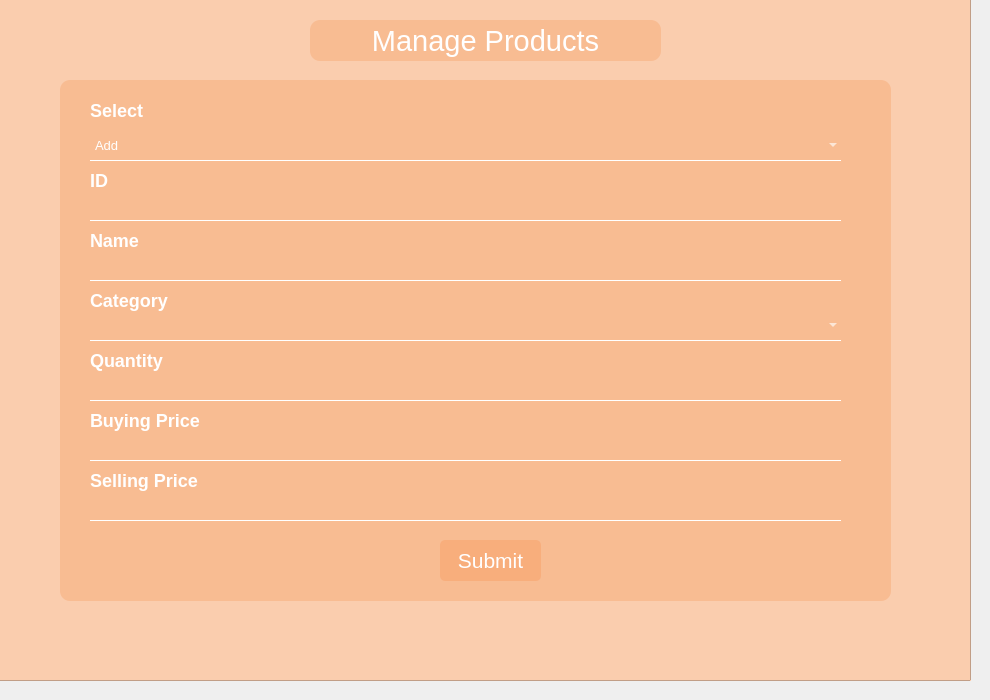
   <widget class="QWidget" name="tab_2">
    <attribute name="title">
     <string>Manage Products</string>
    </attribute>
    <widget class="QFrame" name="addproductFrame">
     <property name="geometry">
      <rect>
       <x>-10</x>
       <y>-10</y>
       <width>981</width>
       <height>691</height>
      </rect>
     </property>
     <property name="styleSheet">
      <string notr="true">#addproductFrame{
background-color: rgb(250,205,174);
}</string>
     </property>
     <property name="frameShape">
      <enum>QFrame::StyledPanel</enum>
     </property>
     <property name="frameShadow">
      <enum>QFrame::Raised</enum>
     </property>
     <widget class="QFrame" name="Product_frame">
      <property name="geometry">
       <rect>
        <x>70</x>
        <y>90</y>
        <width>831</width>
        <height>521</height>
       </rect>
      </property>
      <property name="styleSheet">
       <string notr="true">#Product_frame{
	background-color: rgba(247,170,119,0.5);
	border-radius: 10px;
}
#ID_lbl{
	background-color: transparent;
	font-weight: bold;
	font-size: 18px;
	color: white; 
}
#selectlbl{
	background-color: transparent;
	font-weight: bold;
	font-size: 18px;
	color: white; 
}
#ID_txtbox{
	background-color: transparent;
	border: 5px;
	border-bottom: 1px solid white;
	color: white;
}
#selectcombobox{
	background-color: transparent;
	border: 5px;
	border-bottom: 1px solid white;
	color: white;
}
#name_lbl{
	background-color: transparent;
	font-weight: bold;
	font-size: 18px;
	color: white;
}
#name_txtbox{
	background-color: transparent;
	border: 5px;
	border-bottom: 1px solid white;
	color: white;
}
#cat_combobox{
	background-color: transparent;
	border: 5px;
	border-bottom: 1px solid white;
	color: white;
}
#cat_lbl{
	background-color: transparent;
	font-weight: bold;
	font-size: 18px;
	color: white;
}
#qty_lbl{
	background-color: transparent;
	font-weight: bold;
	font-size: 18px;
	color: white;
}
#qty_txtbox{
	background-color: transparent;
	border: 5px;
	border-bottom: 1px solid white;
	color: white;
}
#buyPrice_lbl{
	background-color: transparent;
	font-weight: bold;
	font-size: 18px;
	color: white;
}
#buyPrice_txtbox{
	background-color: transparent;
	border: 5px;
	border-bottom: 1px solid white;
	color: white;
}
#sellPrice_lbl{
	background-color: transparent;
	font-weight: bold;
	font-size: 18px;
	color: white;
}
#sellPrice_txtbox{
	background-color: transparent;
	border: 5px;
	border-bottom: 1px solid white;
	color: white;
}
</string>
      </property>
      <property name="frameShape">
       <enum>QFrame::StyledPanel</enum>
      </property>
      <property name="frameShadow">
       <enum>QFrame::Raised</enum>
      </property>
      <widget class="QLabel" name="ID_lbl">
       <property name="geometry">
        <rect>
         <x>30</x>
         <y>90</y>
         <width>41</width>
         <height>20</height>
        </rect>
       </property>
       <property name="font">
        <font>
         <pointsize>-1</pointsize>
         <weight>75</weight>
         <bold>true</bold>
        </font>
       </property>
       <property name="styleSheet">
        <string notr="true"/>
       </property>
       <property name="text">
        <string>ID</string>
       </property>
      </widget>
      <widget class="QLineEdit" name="ID_txtbox">
       <property name="geometry">
        <rect>
         <x>30</x>
         <y>110</y>
         <width>751</width>
         <height>31</height>
        </rect>
       </property>
       <property name="font">
        <font>
         <pointsize>10</pointsize>
        </font>
       </property>
       <property name="styleSheet">
        <string notr="true"/>
       </property>
      </widget>
      <widget class="QLabel" name="name_lbl">
       <property name="geometry">
        <rect>
         <x>30</x>
         <y>150</y>
         <width>61</width>
         <height>21</height>
        </rect>
       </property>
       <property name="font">
        <font>
         <pointsize>-1</pointsize>
         <weight>75</weight>
         <bold>true</bold>
        </font>
       </property>
       <property name="text">
        <string>Name</string>
       </property>
      </widget>
      <widget class="QLineEdit" name="name_txtbox">
       <property name="geometry">
        <rect>
         <x>30</x>
         <y>170</y>
         <width>751</width>
         <height>31</height>
        </rect>
       </property>
       <property name="font">
        <font>
         <pointsize>10</pointsize>
        </font>
       </property>
      </widget>
      <widget class="QLabel" name="cat_lbl">
       <property name="geometry">
        <rect>
         <x>30</x>
         <y>210</y>
         <width>81</width>
         <height>21</height>
        </rect>
       </property>
       <property name="font">
        <font>
         <pointsize>-1</pointsize>
         <weight>75</weight>
         <bold>true</bold>
        </font>
       </property>
       <property name="text">
        <string>Category</string>
       </property>
      </widget>
      <widget class="QLabel" name="qty_lbl">
       <property name="geometry">
        <rect>
         <x>30</x>
         <y>270</y>
         <width>81</width>
         <height>21</height>
        </rect>
       </property>
       <property name="font">
        <font>
         <pointsize>-1</pointsize>
         <weight>75</weight>
         <bold>true</bold>
        </font>
       </property>
       <property name="text">
        <string>Quantity</string>
       </property>
      </widget>
      <widget class="QLineEdit" name="qty_txtbox">
       <property name="geometry">
        <rect>
         <x>30</x>
         <y>290</y>
         <width>751</width>
         <height>31</height>
        </rect>
       </property>
       <property name="font">
        <font>
         <pointsize>10</pointsize>
        </font>
       </property>
      </widget>
      <widget class="QLabel" name="buyPrice_lbl">
       <property name="geometry">
        <rect>
         <x>30</x>
         <y>330</y>
         <width>121</width>
         <height>21</height>
        </rect>
       </property>
       <property name="font">
        <font>
         <pointsize>-1</pointsize>
         <weight>75</weight>
         <bold>true</bold>
        </font>
       </property>
       <property name="text">
        <string>Buying Price</string>
       </property>
      </widget>
      <widget class="QLineEdit" name="buyPrice_txtbox">
       <property name="geometry">
        <rect>
         <x>30</x>
         <y>350</y>
         <width>751</width>
         <height>31</height>
        </rect>
       </property>
       <property name="font">
        <font>
         <pointsize>10</pointsize>
        </font>
       </property>
      </widget>
      <widget class="QLabel" name="sellPrice_lbl">
       <property name="geometry">
        <rect>
         <x>30</x>
         <y>390</y>
         <width>111</width>
         <height>21</height>
        </rect>
       </property>
       <property name="font">
        <font>
         <pointsize>-1</pointsize>
         <weight>75</weight>
         <bold>true</bold>
        </font>
       </property>
       <property name="styleSheet">
        <string notr="true"/>
       </property>
       <property name="text">
        <string>Selling Price</string>
       </property>
      </widget>
      <widget class="QLineEdit" name="sellPrice_txtbox">
       <property name="geometry">
        <rect>
         <x>30</x>
         <y>410</y>
         <width>751</width>
         <height>31</height>
        </rect>
       </property>
       <property name="font">
        <font>
         <pointsize>10</pointsize>
        </font>
       </property>
      </widget>
      <widget class="QComboBox" name="cat_combobox">
       <property name="geometry">
        <rect>
         <x>30</x>
         <y>230</y>
         <width>751</width>
         <height>31</height>
        </rect>
       </property>
       <property name="font">
        <font>
         <pointsize>10</pointsize>
        </font>
       </property>
      </widget>
      <widget class="QLabel" name="selectlbl">
       <property name="geometry">
        <rect>
         <x>30</x>
         <y>20</y>
         <width>81</width>
         <height>21</height>
        </rect>
       </property>
       <property name="font">
        <font>
         <pointsize>-1</pointsize>
         <weight>75</weight>
         <bold>true</bold>
        </font>
       </property>
       <property name="text">
        <string>Select</string>
       </property>
      </widget>
      <widget class="QComboBox" name="selectcombobox">
       <property name="geometry">
        <rect>
         <x>30</x>
         <y>50</y>
         <width>751</width>
         <height>31</height>
        </rect>
       </property>
       <property name="font">
        <font>
         <pointsize>10</pointsize>
        </font>
       </property>
       <item>
        <property name="text">
         <string>Add</string>
        </property>
       </item>
       <item>
        <property name="text">
         <string>Update</string>
        </property>
       </item>
       <item>
        <property name="text">
         <string>Delete</string>
        </property>
       </item>
      </widget>
      <widget class="QPushButton" name="submitBtn">
       <property name="geometry">
        <rect>
         <x>380</x>
         <y>460</y>
         <width>101</width>
         <height>41</height>
        </rect>
       </property>
       <property name="font">
        <font>
         <pointsize>16</pointsize>
        </font>
       </property>
       <property name="styleSheet">
        <string notr="true">#submitBtn{
	background-color: rgba(247,170,119,0.8);
	color: white;
	border-radius: 5px;
}
#submitBtn:hover{
	background-color: rgb(244,143,77);
	color: rgb(255, 255, 255);
	border: 1px solid white;
	border-radius: 5px
}</string>
       </property>
       <property name="text">
        <string>Submit</string>
       </property>
      </widget>
     </widget>
     <widget class="QLabel" name="label_3">
      <property name="geometry">
       <rect>
        <x>320</x>
        <y>30</y>
        <width>351</width>
        <height>41</height>
       </rect>
      </property>
      <property name="font">
       <font>
        <pointsize>22</pointsize>
        <weight>50</weight>
        <bold>false</bold>
       </font>
      </property>
      <property name="styleSheet">
       <string notr="true">	background-color: rgba(247,170,119,0.5);
	border-radius: 10px;
color:white;</string>
      </property>
      <property name="text">
       <string>Manage Products</string>
      </property>
      <property name="alignment">
       <set>Qt::AlignCenter</set>
      </property>
     </widget>
     <widget class="QLabel" name="addproductError_lbl">
      <property name="geometry">
       <rect>
        <x>300</x>
        <y>630</y>
        <width>401</width>
        <height>31</height>
       </rect>
      </property>
      <property name="font">
       <font>
        <pointsize>12</pointsize>
        <weight>75</weight>
        <bold>true</bold>
       </font>
      </property>
      <property name="styleSheet">
       <string notr="true">color: Green;</string>
      </property>
      <property name="text">
       <string/>
      </property>
      <property name="alignment">
       <set>Qt::AlignCenter</set>
      </property>
     </widget>
     <widget class="QLabel" name="label">
      <property name="geometry">
       <rect>
        <x>40</x>
        <y>0</y>
        <width>941</width>
        <height>671</height>
       </rect>
      </property>
      <property name="styleSheet">
       <string notr="true">image: url(:/newPrefix/slide2.png);</string>
      </property>
      <property name="text">
       <string/>
      </property>
     </widget>
     <zorder>label</zorder>
     <zorder>Product_frame</zorder>
     <zorder>label_3</zorder>
     <zorder>addproductError_lbl</zorder>
    </widget>
   </widget>
